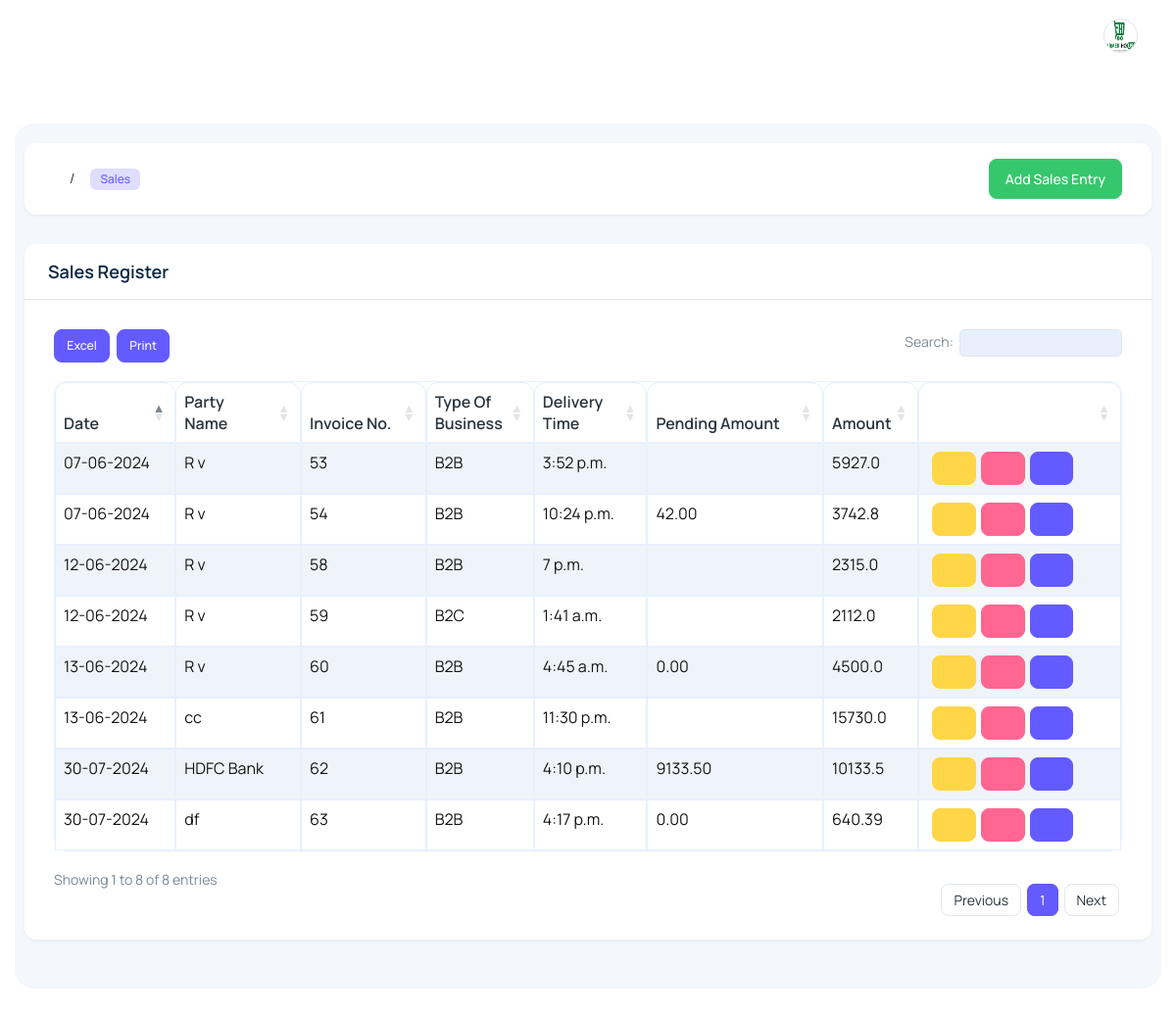
Screenshot of /Sales (signed in) with the database file from the repository.
### main/models.py (models this page shows, shortened)
class SalesEntryModel(models.Model):
    user = models.CharField(max_length=100,null=True, blank=True)
    DeliveryBoyName = models.CharField(max_length=100,null=True, blank=True)
    DeliveryBoyNo = models.CharField(max_length=100,null=True, blank=True)
    TypeOfBusiness = models.CharField(max_length=100,null=True, blank=True)
    DeliveryTime = models.TimeField()
    InvoiceNo = models.CharField(max_length=100,null=True, blank=True)
    DateTime = models.DateTimeField(default=datetime.now())
    PartyName = models.CharField(max_length=100,null=True, blank=True)
    ProductId = models.CharField(max_length=100,null=True, blank=True)
    Type = models.CharField(max_length=100,null=True, blank=True)
    Amount = models.CharField(max_length=100,null=True, blank=True)
    Date = models.DateField(null=True, blank=True)
    Terms = models.CharField(max_length=100,null=True, blank=True)
    TypeofPayment = models.CharField(max_length=100,null=True, blank=True)
    TChargesAmount = models.CharField(max_length=100,null=True, blank=True)
    PayableAmount = models.CharField(max_length=100,null=True, blank=True)
    status = models.CharField(default='0',max_length=100,null=True, blank=True)
    PendingAmount = models.CharField(max_length=100,null=True, blank=True)
    OrderNo = models.CharField(max_length=100,null=True, blank=True)
    BillClear = models.CharField(default='0',max_length=100,null=True, blank=True)
    ProfitMargin = models.CharField(default='0',max_length=100,null=True, blank=True)
    LossMargin = models.CharField(default='0',max_length=100,null=True, blank=True)
    def ndate(self):
        return self.Date.strftime('%d-%m-%Y')

### main/views.py (the view, shortened to what this page needs)
# urls.py: path('Sales',views.Sales,name="Sales"),
@login_required(login_url='Login')
def Sales(request):
    if is_admin(request.user):
        sales = SalesEntryModel.objects.filter(Type='Sales',user=request.user)
        data = {'sales':sales}
        return render(request,'admin/sales.html',data)

### main/views.py (called while the page is built)
def is_admin(user):
    data=User.objects.filter(is_superuser=True)
    for i in data:
        if str(i.username) == str(user):
            return True

### main/templates/admin/sales.html (shortened to what this page needs)
﻿{% extends 'admin/main.html' %}
{% load static %}
{% block content %}
<div class="body-wrapper">
  <div class="container-fluid">
    <div class="card card-body py-3">
      <div class="row align-items-center">
        <div class="col-12">
          <div class="d-flex align-items-center justify-space-between">
            <nav aria-label="breadcrumb" class="">
              <ol class="breadcrumb">
                <li class="breadcrumb-item" aria-current="page">
                  <span class="badge fw-medium fs-2 bg-primary-subtle text-primary">
                    Sales
                  </span>
                </li>
              </ol>
            </nav>
            <nav aria-label="breadcrumb" class="ms-auto">
              <ol class="breadcrumb">
                <a href="AddSalesEntry" class="btn btn-success">Add Sales Entry</a>
              </ol>
            </nav>
          </div>
        </div>
      </div>
    </div>
    <div class="datatables">
      <div class="card">
        <div class="px-4 py-3 border-bottom">
          <h4 class="card-title mb-0">Sales Register</h4>
        </div>
        <div class="card-body">
          <div class="table-responsive">
            <table id="file_export" class="table w-100 table-striped table-bordered display text-nowrap">
              <thead>
                <tr>
                  <th>Date</th>
                  <th>Party <br> Name</th>
                  <th>Invoice No.</th>
                  <th>Type Of <br> Business</th>
                  <th>Delivery <br> Time</th>
                  <th>Pending Amount</th>
                  <th>Amount</th>
                  <th></th>
                </tr>
              </thead>
              <tbody>
                {% for i in sales %}
                <tr>
                  <td>{{i.ndate}}</td>
                  <td>{{i.PartyName}}</td>
                  <td>{{i.InvoiceNo}}</td>
                  <td>{{i.TypeOfBusiness}}</td>
                  <td>{{i.DeliveryTime}}</td>
                  <td>{{i.PendingAmount}}</td>
                  <td>{{i.Amount}}</td>
                  <td>
                    <a class="btn btn-warning mr-3" href="/SalesDetails/{{i.id}}" style="margin-left: 5px;"><i
                        class='ti ti-view-360'></i></a><a href="DeleteSales/{{i.id}}"
                      style="margin-left: 5px;" class="btn btn-danger"><i class='ti ti-trash'></i></a><a
                      href="SalesBill/{{i.id}}" style="margin-left: 5px;" class="btn btn-primary"><i
                        class='ti ti-printer'></i></a>
                  </td>
                </tr>
                {% endfor %}
              </tbody>
            </table>
          </div>
        </div>
      </div>
    </div>
  </div>
</div>
{% endblock content %}

### main/templates/admin/main.html (style rules this page uses)
.table-bordered { border: 0.5px solid #E8F0FE !important; box-shadow: #E8F0FE; color: black !important; }
table { border-radius: 12px !important; }
thead { border-radius: 12px !important; border-radius: 12px !important; }
th { border: 0.5px solid #E8F0FE !important; padding: 8px !important; border-top-left-radius: 12px !important; border-top-right-radius: 12px !important; }
td { border: 0.5px solid #E8F0FE !important; padding: 8px !important; color: rgb(20, 20, 20) !important; }
tbody { border-bottom-left-radius: 12px !important; border-bottom-right-radius: 12px !important; }

### rows the page displays
SalesEntryModel: ndate "07-06-2024", PartyName "R v", InvoiceNo "53", TypeOfBusiness "B2B", DeliveryTime "3:52 p.m.", Amount "5927.0"
SalesEntryModel: ndate "07-06-2024", PartyName "R v", InvoiceNo "54", TypeOfBusiness "B2B", DeliveryTime "10:24 p.m.", PendingAmount "42.00", Amount "3742.8"
SalesEntryModel: ndate "12-06-2024", PartyName "R v", InvoiceNo "58", TypeOfBusiness "B2B", DeliveryTime "7 p.m.", Amount "2315.0"
SalesEntryModel: ndate "12-06-2024", PartyName "R v", InvoiceNo "59", TypeOfBusiness "B2C", DeliveryTime "1:41 a.m.", Amount "2112.0"
SalesEntryModel: ndate "13-06-2024", PartyName "R v", InvoiceNo "60", TypeOfBusiness "B2B", DeliveryTime "4:45 a.m.", PendingAmount "0.00", Amount "4500.0"
SalesEntryModel: ndate "13-06-2024", PartyName "cc", InvoiceNo "61", TypeOfBusiness "B2B", DeliveryTime "11:30 p.m.", Amount "15730.0"
SalesEntryModel: ndate "30-07-2024", PartyName "HDFC Bank", InvoiceNo "62", TypeOfBusiness "B2B", DeliveryTime "4:10 p.m.", PendingAmount "9133.50", Amount "10133.5"
SalesEntryModel: ndate "30-07-2024", PartyName "df", InvoiceNo "63", TypeOfBusiness "B2B", DeliveryTime "4:17 p.m.", PendingAmount "0.00", Amount "640.39"
